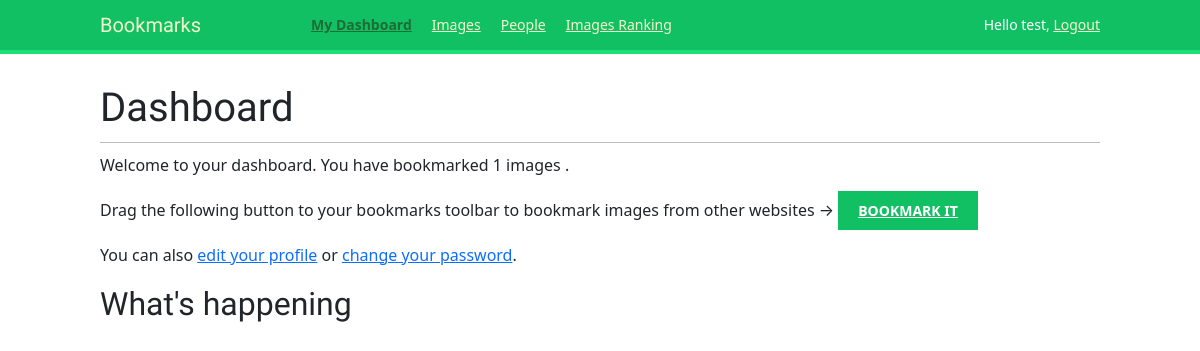
Page /account/ (signed in) on the earlier database version.
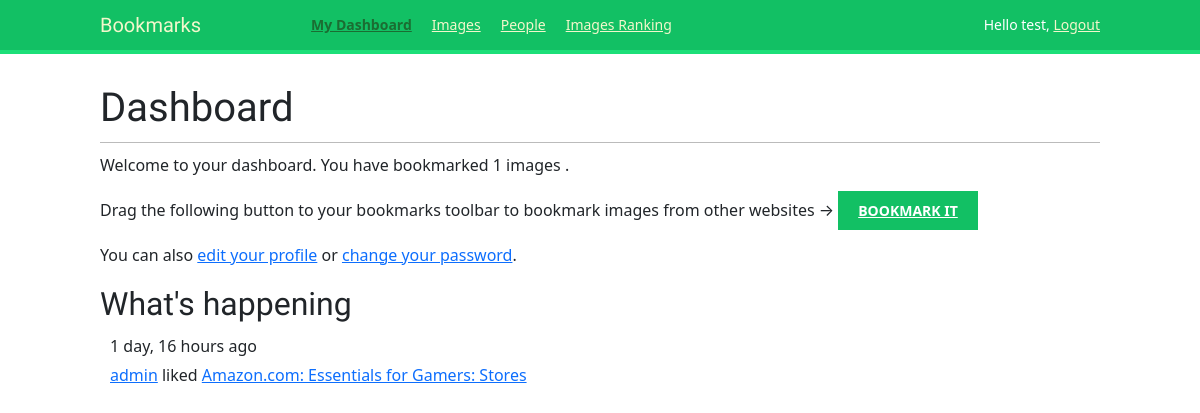
Same page on the later database version.
### actions/models.py (models this page shows)
class Action(models.Model):
    user = models.ForeignKey('auth.User', related_name='actions', on_delete=models.CASCADE)
    verb = models.CharField(max_length=255)
    created = models.DateTimeField(auto_now_add=True)
    target_ct = models.ForeignKey(ContentType, blank=True, null=True, related_name='target_obj', on_delete=models.CASCADE)
    target_id = models.PositiveIntegerField(null=True, blank=True)
    target = GenericForeignKey('target_ct', 'target_id')
    class Meta:
        indexes = [
            models.Index(fields=['-created']),
            models.Index(fields=['target_ct', 'target_id']),
        ]
        ordering = ['-created']

### images/models.py (models this page shows, shortened)
class Image(models.Model):
    user = models.ForeignKey(settings.AUTH_USER_MODEL, related_name='images_created', on_delete=models.CASCADE)
    title = models.CharField(max_length=200)
    slug = models.SlugField(max_length=200, blank=True)
    url = models.URLField(max_length=2000)
    image = models.ImageField(upload_to='images/%Y/%m/%d/')
    description = models.TextField(blank=True)
    created = models.DateField(auto_now_add=True)
    users_like = models.ManyToManyField(settings.AUTH_USER_MODEL, related_name='images_liked', blank=True)
    total_likes = models.PositiveIntegerField(default=0)
    class Meta:
        indexes = [
            models.Index(fields=['-created']),
            models.Index(fields=['-total_likes']),
        ]
        ordering = ['-created']
    def __str__(self):
        return self.title
    def get_absolute_url(self):
        return reverse("images:detail", args=[self.id, self.slug])

### account/views.py (the view)
# urls.py: path('', views.dashboard, name='dashboard'),
@login_required
def dashboard(request):
    actions = Action.objects.exclude(user=request.user)
    following_ids = request.user.following.values_list('id', flat=True)
    if following_ids:
        actions = actions.filter(user_id__in=following_ids)
    actions = actions.select_related('user','user__profile').prefetch_related('target')[:10]
    return render(request, 'account/dashboard.html',{'section':'dashboard','actions':actions})

### account/templates/account/dashboard.html (shortened to what this page needs)
{% extends "base.html" %}
{% block content %}
    <h1>Dashboard</h1>
    {% with total_images_created=request.user.images_created.count %}
        <p>Welcome to your dashboard. You have bookmarked {{total_images_created}} images {{total_images_created|pluralize}}.</p>
    {% endwith %}
    <p>Drag the following button to your bookmarks toolbar to bookmark images
        from other websites → <a href="javascript:{% include 'bookmarklet_launcher.js' %}" class="button">Bookmark it</a></p>
    <p>
    You can also <a href="{% url "edit" %}">edit your profile</a> or <a href="{% url "password_change" %}">change your password</a>.
    </p>
    <h2>What's happening</h2>
    <div id="action-list">
        {% for action in actions %}
            {% include "actions/action/detail.html" %}
        {% endfor %}
    </div>
{% endblock %}

### actions/templates/actions/action/detail.html (shortened to what this page needs)
{% load thumbnail %}
{% with user=action.user profile=action.user.profile %}
<div class="action">
    <div class="info">
        <p>
            <span>{{ action.created|timesince }} ago</span>
            <br />
            <a href="{{ user.get_absolute_url }}">{{ user.username }}</a>
            {{ action.verb }}
            {% if action.target %}
                {% with target=action.target %}
                    <a href="{{ target.get_absolute_url }}">{{target}}</a>
                {% endwith %}
            {% endif %}
        </p>
    </div>
</div>
{% endwith %}

Differences in the rows shown:
added Action: created "1 day, 16 hours", user.username "admin", verb "liked", target "Amazon.com: Essentials for Gamers: Stores"
